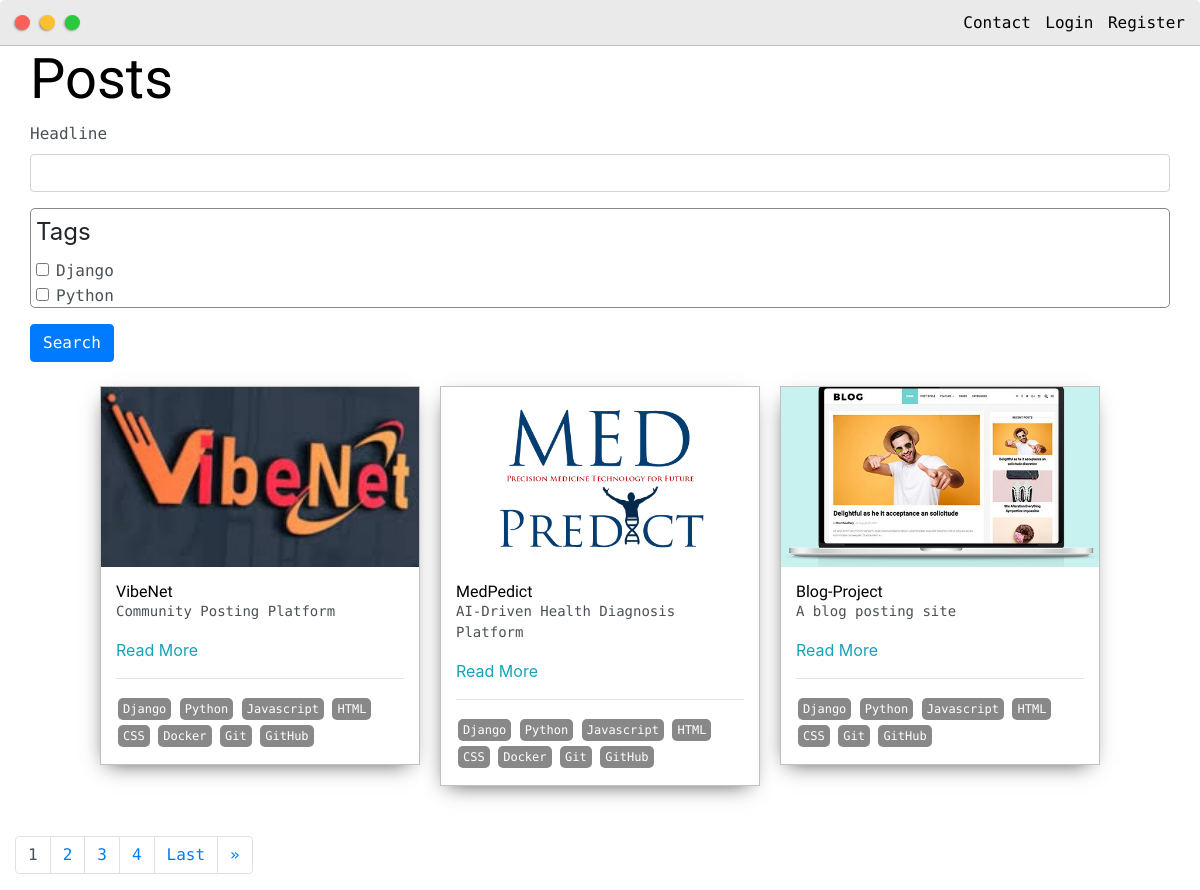
The app's page /posts/, older data.
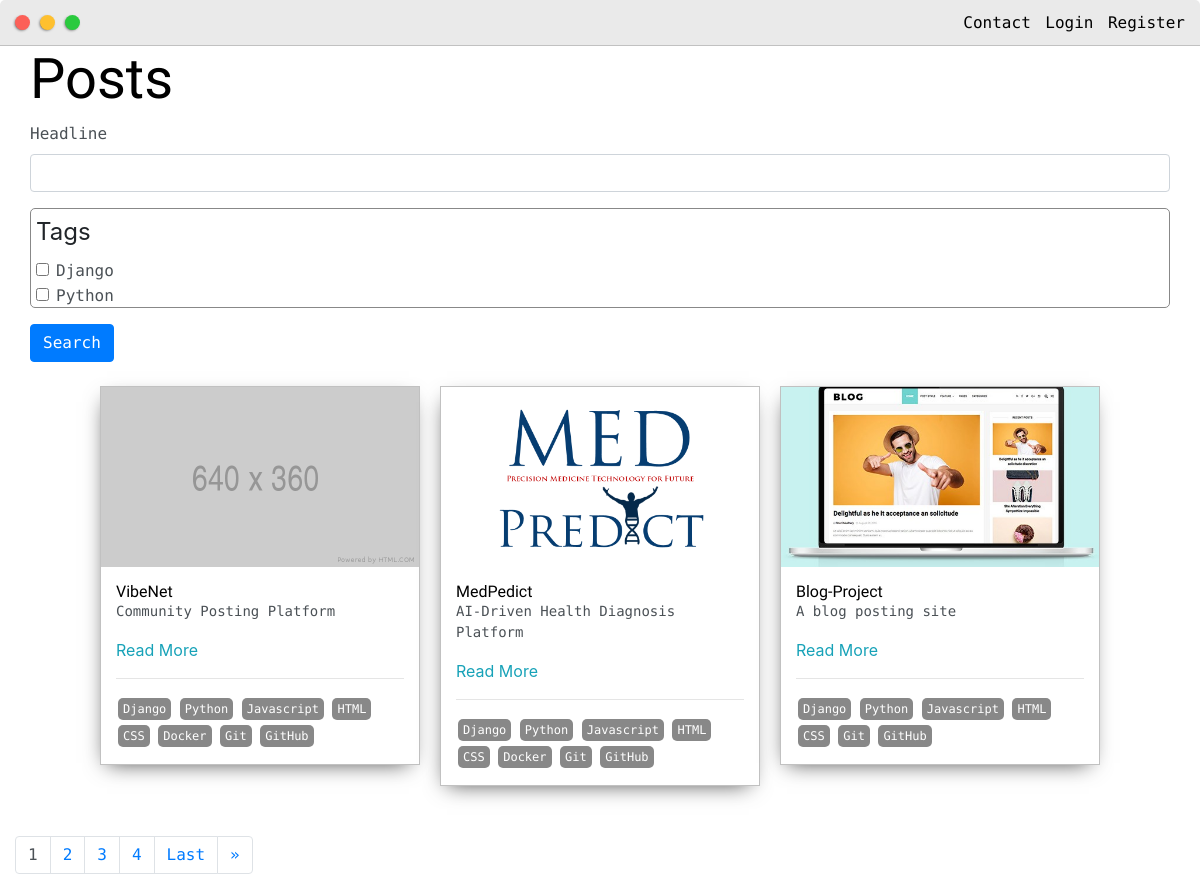
The same page, newer data.
### base/models.py (models this page shows, shortened)
class Post(models.Model):
    headline = models.CharField(max_length=200)
    sub_headline = models.CharField(max_length=200, null=True, blank=True)
    thumbnail = models.ImageField(null=True, blank=True, upload_to="images", default="/images/placeholder.png")
    github_url = models.URLField(
        "GitHub repository URL",
        max_length=500,
        null=True,
        blank=True,
        help_text="Optional. Example: https://github.com/username/repo",
    )
    body = CKEditor5Field(config_name='extends')
    created = models.DateTimeField(auto_now_add=True)
    active = models.BooleanField(default=False)
    featured = models.BooleanField(default=False)
    tags = models.ManyToManyField(Tag, blank=True)
    slug = models.SlugField(null=True, blank=True)

### base/views.py (the view)
# urls.py: path('posts/', views.posts, name='posts'),
def posts(request):
    posts = Post.objects.filter(active = True)
    myFilter = PostFilter(request.GET, queryset=posts)
    posts = myFilter.qs
    page = request.GET.get('page')
    paginator = Paginator(posts, 3)
    try:
        posts = paginator.page(page)
    except PageNotAnInteger:
        posts = paginator.page(1)
    except EmptyPage:
        posts = paginator.page(paginator.num_pages)
    return render(request, 'base/posts.html', {'posts':posts, 'myFilter':myFilter})

### base/models.py (called while the page is built)
    def __str__(self):
        return self.name

### base/templates/base/posts.html (shortened to what this page needs)
{% extends 'base/main.html' %}
{% load static %}
{% load crispy_forms_tags %}
{% block content %}
<div class="main-container">
	<h1>Posts</h1>
	<form id="searchForm" method="get">
		{{myFilter.form|crispy}}
		<input class='btn btn-primary' type="submit" value="Search">
	</form>
	<br>
	<div class="post-wrapper">
		{% for post in posts %}
		<div>
			<div class="post">
				<img class="thumbnail" src="{{post.thumbnail.url}}">
				<div class="post-preview">
					<h6 class="post-title">{{post.headline}}</h6>
					<p class="post-intro">{{post.sub_headline}}</p>
					<a href="{% url 'post' post.slug %}">Read More</a>
					<hr>
					{% for tag in post.tags.all %}
						<span class="tag">{{tag}}</span>
					{% endfor %}
				</div>
			</div>
		</div>
		{% empty %}
			<h3>No posts found...</h3>
		{% endfor %}
	</div>
	<div class="row">
		{% if posts.has_other_pages %}
			<ul class="pagination">
				{% for i in posts.paginator.page_range %}
					{% if posts.number == i %}
						<li class="page-item"><a class="active page-link">{{i}}</a></li>
					{% else %}
						<li class="page-item"><a data-page="{{i}}" href="?page={{i}}" class="page-link">{{i}}</a></li>
					{% endif %}
				{% endfor %}
				{% if posts.has_next %}
					<li class="page-item"><a data-page="{{posts.paginator.num_pages}}" href="?page={{posts.paginator.num_pages}}" class="page-link">Last</a></li>
					<li class="page-item"><a data-page="{{posts.next_page_number}}" href="?page={{posts.next_page_number}}" class="page-link">&raquo</a></li>
				{% endif %}
			</ul>
		{% endif %}
	</div>
</div>
{% endblock content %}

Row changes from the older to the newer data that the page shows:
changed Post "VibeNet": thumbnail: picture removed, a placeholder shows
